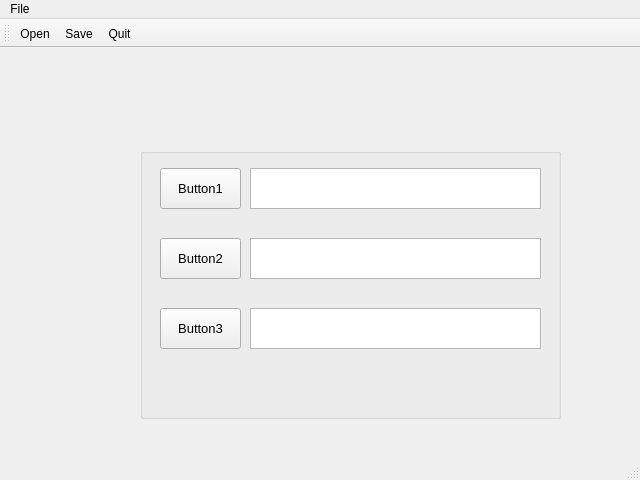
<?xml version="1.0" encoding="UTF-8"?>
<ui version="4.0">
 <class>MainWindow</class>
 <widget class="QMainWindow" name="MainWindow">
  <property name="geometry">
   <rect>
    <x>0</x>
    <y>0</y>
    <width>640</width>
    <height>480</height>
   </rect>
  </property>
  <property name="windowTitle">
   <string>MainWindow</string>
  </property>
  <widget class="QWidget" name="centralwidget">
   <widget class="QGroupBox" name="groupBox">
    <property name="geometry">
     <rect>
      <x>140</x>
      <y>100</y>
      <width>421</width>
      <height>271</height>
     </rect>
    </property>
    <property name="font">
     <font>
      <pointsize>10</pointsize>
     </font>
    </property>
    <property name="title">
     <string/>
    </property>
    <widget class="QTextEdit" name="textEdit_1">
     <property name="geometry">
      <rect>
       <x>110</x>
       <y>20</y>
       <width>291</width>
       <height>41</height>
      </rect>
     </property>
    </widget>
    <widget class="QPushButton" name="pushButton_1">
     <property name="geometry">
      <rect>
       <x>20</x>
       <y>20</y>
       <width>81</width>
       <height>41</height>
      </rect>
     </property>
     <property name="text">
      <string>Button1</string>
     </property>
    </widget>
    <widget class="QPushButton" name="pushButton_2">
     <property name="geometry">
      <rect>
       <x>20</x>
       <y>90</y>
       <width>81</width>
       <height>41</height>
      </rect>
     </property>
     <property name="text">
      <string>Button2</string>
     </property>
    </widget>
    <widget class="QTextEdit" name="textEdit_2">
     <property name="geometry">
      <rect>
       <x>110</x>
       <y>90</y>
       <width>291</width>
       <height>41</height>
      </rect>
     </property>
    </widget>
    <widget class="QPushButton" name="pushButton_3">
     <property name="geometry">
      <rect>
       <x>20</x>
       <y>160</y>
       <width>81</width>
       <height>41</height>
      </rect>
     </property>
     <property name="text">
      <string>Button3</string>
     </property>
    </widget>
    <widget class="QTextEdit" name="textEdit_3">
     <property name="geometry">
      <rect>
       <x>110</x>
       <y>160</y>
       <width>291</width>
       <height>41</height>
      </rect>
     </property>
    </widget>
   </widget>
  </widget>
  <widget class="QMenuBar" name="menubar">
   <property name="geometry">
    <rect>
     <x>0</x>
     <y>0</y>
     <width>640</width>
     <height>18</height>
    </rect>
   </property>
   <widget class="QMenu" name="menuFile">
    <property name="title">
     <string>File</string>
    </property>
    <addaction name="separator"/>
    <addaction name="actionOpen"/>
    <addaction name="actionSave"/>
    <addaction name="actionQuit"/>
   </widget>
   <addaction name="menuFile"/>
  </widget>
  <widget class="QStatusBar" name="statusbar"/>
  <widget class="QToolBar" name="toolBar">
   <property name="windowTitle">
    <string>toolBar</string>
   </property>
   <attribute name="toolBarArea">
    <enum>TopToolBarArea</enum>
   </attribute>
   <attribute name="toolBarBreak">
    <bool>false</bool>
   </attribute>
   <addaction name="actionOpen"/>
   <addaction name="actionSave"/>
   <addaction name="actionQuit"/>
  </widget>
  <action name="actionOpen">
   <property name="icon">
    <iconset>
     <normaloff>resources/file-open.png</normaloff>resources/file-open.png</iconset>
   </property>
   <property name="text">
    <string>Open</string>
   </property>
   <property name="toolTip">
    <string>Open</string>
   </property>
   <property name="statusTip">
    <string>Open</string>
   </property>
  </action>
  <action name="actionSave">
   <property name="icon">
    <iconset>
     <normaloff>resources/file-save.png</normaloff>resources/file-save.png</iconset>
   </property>
   <property name="text">
    <string>Save</string>
   </property>
   <property name="toolTip">
    <string>Save</string>
   </property>
   <property name="statusTip">
    <string>Save</string>
   </property>
  </action>
  <action name="actionQuit">
   <property name="icon">
    <iconset>
     <normaloff>resources/file-exit.png</normaloff>resources/file-exit.png</iconset>
   </property>
   <property name="text">
    <string>Quit</string>
   </property>
   <property name="toolTip">
    <string>Quit</string>
   </property>
   <property name="statusTip">
    <string>Quit</string>
   </property>
  </action>
 </widget>
 <resources/>
 <connections>
  <connection>
   <sender>pushButton_1</sender>
   <signal>clicked()</signal>
   <receiver>textEdit_1</receiver>
   <slot>clear()</slot>
   <hints>
    <hint type="sourcelabel">
     <x>207</x>
     <y>185</y>
    </hint>
    <hint type="destinationlabel">
     <x>259</x>
     <y>179</y>
    </hint>
   </hints>
  </connection>
  <connection>
   <sender>pushButton_2</sender>
   <signal>clicked()</signal>
   <receiver>textEdit_2</receiver>
   <slot>clear()</slot>
   <hints>
    <hint type="sourcelabel">
     <x>224</x>
     <y>242</y>
    </hint>
    <hint type="destinationlabel">
     <x>262</x>
     <y>251</y>
    </hint>
   </hints>
  </connection>
  <connection>
   <sender>pushButton_3</sender>
   <signal>clicked()</signal>
   <receiver>textEdit_3</receiver>
   <slot>clear()</slot>
   <hints>
    <hint type="sourcelabel">
     <x>209</x>
     <y>314</y>
    </hint>
    <hint type="destinationlabel">
     <x>270</x>
     <y>319</y>
    </hint>
   </hints>
  </connection>
  <connection>
   <sender>actionQuit</sender>
   <signal>triggered()</signal>
   <receiver>MainWindow</receiver>
   <slot>close()</slot>
   <hints>
    <hint type="sourcelabel">
     <x>-1</x>
     <y>-1</y>
    </hint>
    <hint type="destinationlabel">
     <x>319</x>
     <y>239</y>
    </hint>
   </hints>
  </connection>
 </connections>
 <slots>
  <slot>slot1()</slot>
 </slots>
</ui>
